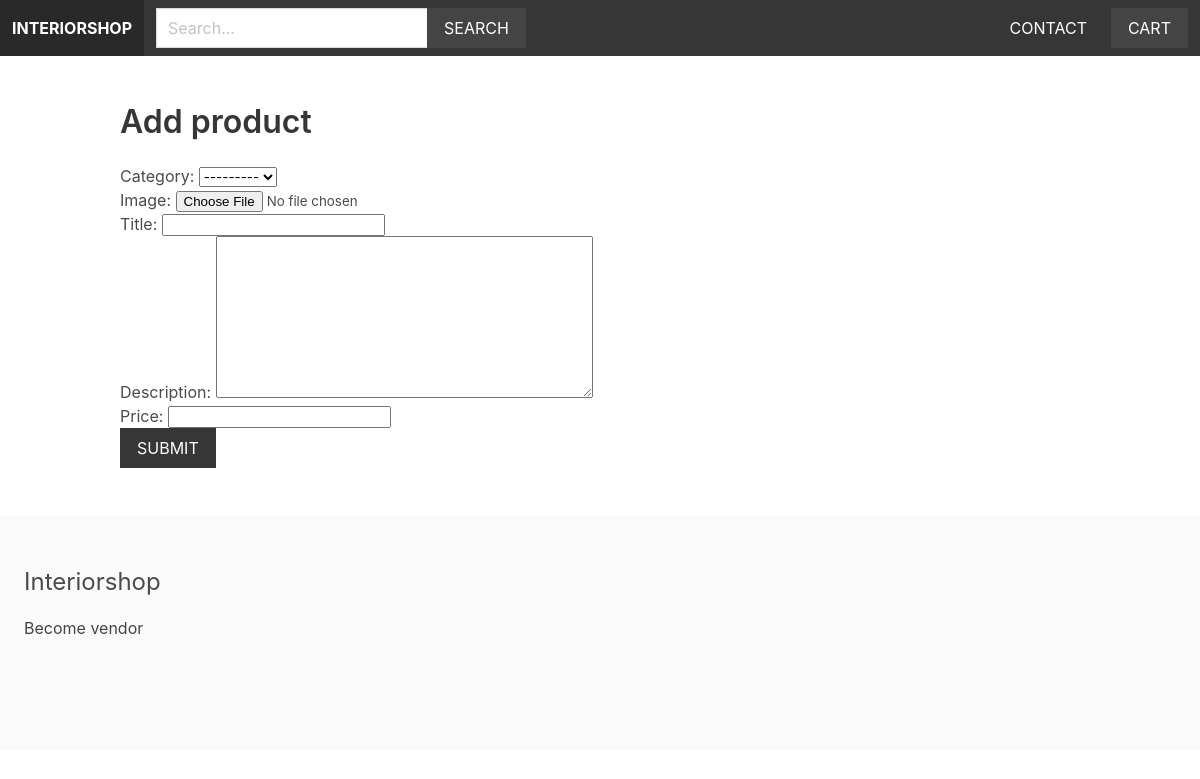
The page /vendors/add-product/ (signed in) on the database as committed earlier.
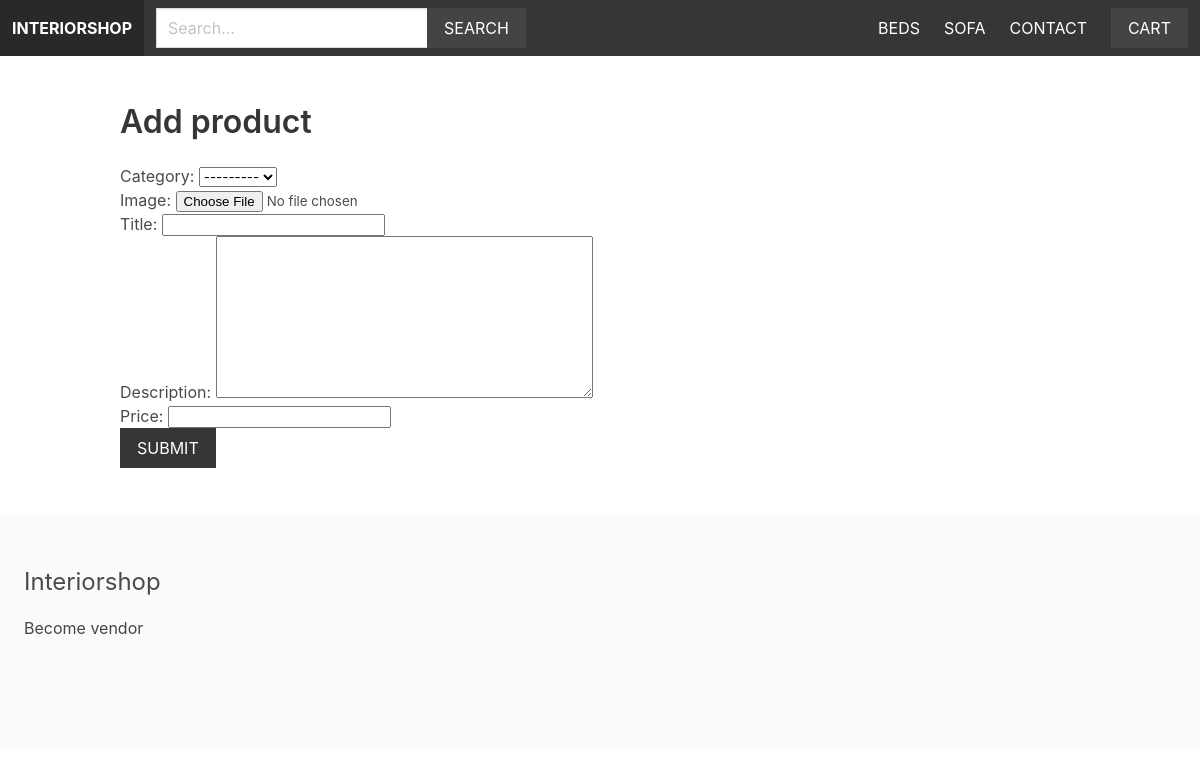
The same page on the database as committed later.
### product/models.py (models this page shows, shortened)
class Category(models.Model):
    title = models.CharField(max_length=255)
    slug = models.SlugField(max_length=255)
    ordering = models.IntegerField(default=0)
    class Meta:
        ordering = ['ordering']
    def __str__(self) -> str:
        return self.title

### vendor/views.py (the view)
# urls.py: path('add-product/', views.add_product, name='add_product'),
@login_required
def add_product(request):
    if request.method == 'POST':
        form = ProductForm(request.POST, request.FILES)
        if form.is_valid():
            product = form.save(commit=False)
            product.vendor = request.user.vendor
            product.slug = slugify(product.title)
            product.save()
            return redirect('vendor_admin')
    else:
        form = ProductForm()
    return render(request, 'vendor/add_product.html', {'form': form})

### vendor/forms.py
class ProductForm(ModelForm):
    class Meta:
        model = Product
        fields = ['category', 'image', 'title', 'description', 'price']

### cart/cart.py (called while the page is built)
    def __len__(self):
        return sum(item['quantity'] for item in self.cart.values())

### cart/context_processors.py (called while the page is built)
def cart(request):
    return {'cart': Cart(request)}

### product/context_processors.py (called while the page is built)
def menu_categories(request):
    categories = Category.objects.all()
    return {'menu_categories': categories}

### vendor/templates/vendor/add_product.html (shortened to what this page needs)
{% extends 'core/base.html' %}
{% block content %}
    <h1 class="title">Add product</h1>
    <form method="post" action="." enctype="multipart/form-data">
        {{ form.as_p }}
        <div class="field">
            <div class="control">
                <button class="button is-dark is-uppercase">Submit</button>
            </div>
        </div>
    </form>
{% endblock %}

### core/templates/core/base.html (shortened to what this page needs)
{% load static %}
<!DOCTYPE html>
<html>
    <head>
        <link rel="stylesheet" href="https://cdn.jsdelivr.net/npm/bulma@0.9.1/css/bulma.min.css">
        <link rel="stylesheet" href="{% static 'styles/main.css' %}">
    </head>
    <body>
        <nav class="navbar is-dark">
            <div class="navbar-brand">
                <a href="/" class="navbar-item"><strong>Interiorshop</strong></a>
            </div>
            <div class="navbar-menu" id="main-navbar">
                <div class="navbar-start">
                     <div class="navbar-item">
                        <form method="get" action="{% url 'search' %}">
                            <div class="field has-addons">
                                <div class="control">
                                    <input type="text" class="input" placeholder="Search..." name="query">
                                </div>
                                <div class="control">
                                    <button class="button is-dark is-uppercase">Search</button>
                                </div>
                            </div>
                        </form>
                    </div>
                </div>
                <div class="navbar-end">
                    {% for category in menu_categories %}
                        <a href="{% url 'category' category.slug %}" class="navbar-item">{{ category.title }}</a>
                    {% endfor %}
                    <a href=" {% url 'contact' %}" class="navbar-item" >Contact</a>
                    <div class="navbar-item">
                        <a href="{% url 'cart' %}" class="button is-dark">Cart{% if cart %} ({{ cart|length }}){% endif %}</a>
                    </div>
                </div>
            </div>
        </nav>
        <section class="section">
            <div class="container">
                {% block content %}
                {% endblock %}
            </div>
        </section>
        <footer class="footer">
            <h3 class="is-size-4 mb-4">Interiorshop</h3>
            {% if request.is_authenticated %}
                <a href="{% url 'vendor_admin' %}">Vendor Admin</a>
            {% else %}
            <a href="{% url 'become_vendor' %}">Become vendor</a>
            {% endif %}
        </footer>
    </body>
</html>

### static/styles/main.css (style rules this page uses)
.navbar { text-transform: uppercase; }
.navbar .is-dark { background: #444; }
.footer a { margin-bottom: 15px; display: inline-block; color: #444; }
.input, .button { border-radius: 0; }

Rows that differ between the two databases and show on the page:
added Category: title "BEDS"
added Category: title "SOFA"
